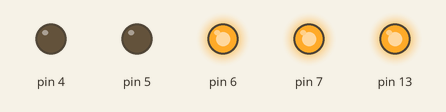
Recording of a sketch running on a simulated Arduino Uno, built with avr-gcc and run on an emulated ATmega328P. Shown: output pins drawn as LEDs (lit = HIGH).

Above: at 0.5 s.
At 1.5 s:
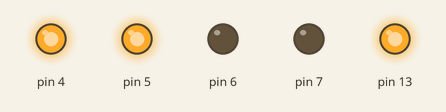
At 2.5 s:
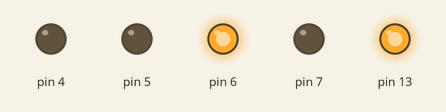
At 3.5 s:
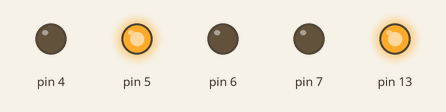
At 4.5 s:
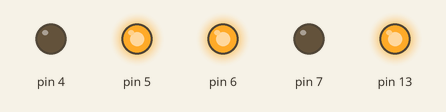
At 6.0 s:
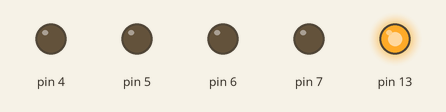
Timing chart, 0 to 8.1 s (numbered marks = the images above):
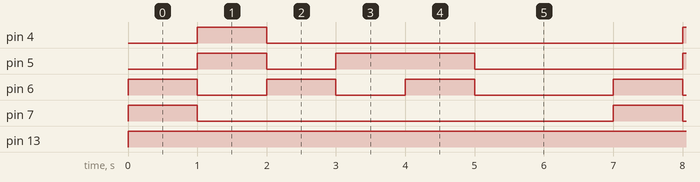

Measured:
- by itself, pin 4, pin 7: alternates HIGH for 1.0 s and LOW for 6.0 s
- by itself, pin 5: repeats every 7.0 s: LOW 1.0 s, HIGH 2.0 s, LOW 3.0 s, HIGH 1.0 s
- by itself, pin 6: repeats every 7.0 s: 2 × (LOW 1.0 s, HIGH 1.0 s), LOW 2.0 s, HIGH 1.0 s
- by itself, pin 13: LOW → HIGH at 0.00 s

The sketch:

MotorTest2.ino
```cpp
/****************************************************
 * MotorTest2
 *****************************************************
 * This example is aimed to control DFMobile basic motion
 * Created 2015-3-2
 * By Gavin
 ******************************************************/
#include <DFMobile.h>
DFMobile Robot (4,5,7,6);

void setup () {
  Robot.Direction (LOW,HIGH); // (left direction,right direction);
  pinMode (13, OUTPUT);
}

void loop () {
  Robot.Speed (0,-255);  //left wheel back
  digitalWrite (13, HIGH);
  delay (1000);

  Robot.Speed (-255,0);  //right wheel back
  digitalWrite (13, HIGH);
  delay (1000);

  Robot.Speed (0,255);  //left wheel forward
  digitalWrite (13, HIGH);
  delay (1000);

  Robot.Speed (255,0);  //right wheel forward
  digitalWrite (13, HIGH);
  delay (1000);

  Robot.Speed (255,255);  //forward
  digitalWrite (13, HIGH);
  delay (1000);

  Robot.Speed (0, 0);
  delay (2000);
}
```
